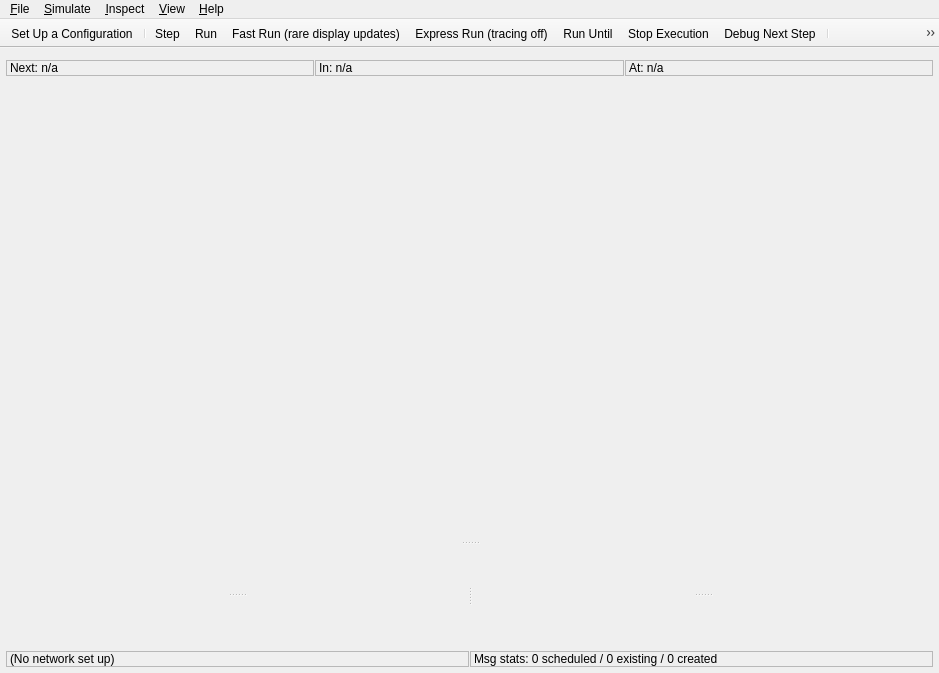
<?xml version="1.0" encoding="UTF-8"?>
<ui version="4.0">
 <class>MainWindow</class>
 <widget class="QMainWindow" name="MainWindow">
  <property name="geometry">
   <rect>
    <x>0</x>
    <y>0</y>
    <width>939</width>
    <height>673</height>
   </rect>
  </property>
  <property name="windowTitle">
   <string>OMNeT++ Qtenv</string>
  </property>
  <property name="windowIcon">
   <iconset resource="icons.qrc">
    <normaloff>:/logo/logo128m</normaloff>:/logo/logo128m</iconset>
  </property>
  <property name="autoFillBackground">
   <bool>false</bool>
  </property>
  <property name="styleSheet">
   <string notr="true">this is overwritten by Qtenv after instantiation</string>
  </property>
  <property name="unifiedTitleAndToolBarOnMac">
   <bool>false</bool>
  </property>
  <widget class="QWidget" name="centralWidget">
   <property name="sizePolicy">
    <sizepolicy hsizetype="Expanding" vsizetype="Expanding">
     <horstretch>0</horstretch>
     <verstretch>0</verstretch>
    </sizepolicy>
   </property>
   <property name="maximumSize">
    <size>
     <width>16777215</width>
     <height>16777215</height>
    </size>
   </property>
   <layout class="QVBoxLayout" name="verticalLayout">
    <property name="spacing">
     <number>6</number>
    </property>
    <property name="leftMargin">
     <number>6</number>
    </property>
    <property name="topMargin">
     <number>6</number>
    </property>
    <property name="rightMargin">
     <number>6</number>
    </property>
    <property name="bottomMargin">
     <number>6</number>
    </property>
    <item>
     <widget class="QWidget" name="toolBarArea" native="true">
      <property name="whatsThis">
       <string>The mainToolBar will be moved into this widget at runtime, along with a layout containing the animation speed slider and the event labels.</string>
      </property>
     </widget>
    </item>
    <item>
     <layout class="QHBoxLayout" name="topStatusRow">
      <property name="spacing">
       <number>1</number>
      </property>
      <item>
       <widget class="omnetpp::qtenv::ElidingLabel" name="nextEventLabel">
        <property name="styleSheet">
         <string notr="true">QLabel { border: 1px solid palette(mid); }</string>
        </property>
        <property name="text">
         <string>Next: n/a</string>
        </property>
        <property name="margin">
         <number>1</number>
        </property>
       </widget>
      </item>
      <item>
       <widget class="omnetpp::qtenv::ElidingLabel" name="nextModuleLabel">
        <property name="styleSheet">
         <string notr="true">QLabel { border: 1px solid palette(mid); }</string>
        </property>
        <property name="text">
         <string>In: n/a</string>
        </property>
        <property name="margin">
         <number>1</number>
        </property>
       </widget>
      </item>
      <item>
       <widget class="omnetpp::qtenv::ElidingLabel" name="nextTimeLabel">
        <property name="styleSheet">
         <string notr="true">QLabel { border: 1px solid palette(mid); }</string>
        </property>
        <property name="text">
         <string>At: n/a</string>
        </property>
        <property name="margin">
         <number>1</number>
        </property>
       </widget>
      </item>
     </layout>
    </item>
    <item>
     <widget class="QSplitter" name="mainSplitter">
      <property name="orientation">
       <enum>Qt::Orientation::Vertical</enum>
      </property>
      <widget class="QWidget" name="timeLine" native="true">
       <property name="sizePolicy">
        <sizepolicy hsizetype="Preferred" vsizetype="Preferred">
         <horstretch>0</horstretch>
         <verstretch>0</verstretch>
        </sizepolicy>
       </property>
      </widget>
      <widget class="QSplitter" name="splitter_3">
       <property name="sizePolicy">
        <sizepolicy hsizetype="Expanding" vsizetype="Expanding">
         <horstretch>0</horstretch>
         <verstretch>0</verstretch>
        </sizepolicy>
       </property>
       <property name="minimumSize">
        <size>
         <width>100</width>
         <height>100</height>
        </size>
       </property>
       <property name="orientation">
        <enum>Qt::Orientation::Horizontal</enum>
       </property>
       <widget class="QSplitter" name="splitter">
        <property name="sizePolicy">
         <sizepolicy hsizetype="Expanding" vsizetype="Expanding">
          <horstretch>0</horstretch>
          <verstretch>0</verstretch>
         </sizepolicy>
        </property>
        <property name="minimumSize">
         <size>
          <width>100</width>
          <height>100</height>
         </size>
        </property>
        <property name="orientation">
         <enum>Qt::Orientation::Vertical</enum>
        </property>
        <widget class="QWidget" name="treeView" native="true">
         <property name="sizePolicy">
          <sizepolicy hsizetype="Preferred" vsizetype="Preferred">
           <horstretch>0</horstretch>
           <verstretch>0</verstretch>
          </sizepolicy>
         </property>
         <property name="minimumSize">
          <size>
           <width>100</width>
           <height>100</height>
          </size>
         </property>
         <property name="contextMenuPolicy">
          <enum>Qt::ContextMenuPolicy::CustomContextMenu</enum>
         </property>
        </widget>
        <widget class="QWidget" name="objectInspector" native="true">
         <property name="sizePolicy">
          <sizepolicy hsizetype="Preferred" vsizetype="Preferred">
           <horstretch>0</horstretch>
           <verstretch>0</verstretch>
          </sizepolicy>
         </property>
         <property name="minimumSize">
          <size>
           <width>100</width>
           <height>100</height>
          </size>
         </property>
        </widget>
       </widget>
       <widget class="QSplitter" name="splitter_2">
        <property name="sizePolicy">
         <sizepolicy hsizetype="Expanding" vsizetype="Expanding">
          <horstretch>0</horstretch>
          <verstretch>0</verstretch>
         </sizepolicy>
        </property>
        <property name="minimumSize">
         <size>
          <width>100</width>
          <height>100</height>
         </size>
        </property>
        <property name="orientation">
         <enum>Qt::Orientation::Vertical</enum>
        </property>
        <widget class="QWidget" name="mainArea" native="true">
         <property name="sizePolicy">
          <sizepolicy hsizetype="Preferred" vsizetype="Preferred">
           <horstretch>0</horstretch>
           <verstretch>0</verstretch>
          </sizepolicy>
         </property>
         <property name="minimumSize">
          <size>
           <width>100</width>
           <height>100</height>
          </size>
         </property>
        </widget>
        <widget class="QWidget" name="logInspector" native="true">
         <property name="sizePolicy">
          <sizepolicy hsizetype="Preferred" vsizetype="Preferred">
           <horstretch>0</horstretch>
           <verstretch>0</verstretch>
          </sizepolicy>
         </property>
         <property name="minimumSize">
          <size>
           <width>100</width>
           <height>100</height>
          </size>
         </property>
        </widget>
       </widget>
      </widget>
     </widget>
    </item>
    <item>
     <layout class="QHBoxLayout" name="statusBar">
      <property name="spacing">
       <number>1</number>
      </property>
      <item>
       <widget class="omnetpp::qtenv::ElidingLabel" name="labelConfigName">
        <property name="toolTip">
         <string>Current inifile configuration, run number, network name, and potential scheduler information</string>
        </property>
        <property name="styleSheet">
         <string notr="true">QLabel { border: 1px solid palette(mid); }</string>
        </property>
        <property name="text">
         <string>(No network set up)</string>
        </property>
        <property name="margin">
         <number>1</number>
        </property>
       </widget>
      </item>
      <item>
       <widget class="omnetpp::qtenv::ElidingLabel" name="labelMessageStats">
        <property name="toolTip">
         <string>Number of events (messages) currently scheduled /
Number of existing message objects, including scheduled ones /
Total number of messages created since start of the simulation</string>
        </property>
        <property name="styleSheet">
         <string notr="true">QLabel { border: 1px solid palette(mid); }</string>
        </property>
        <property name="text">
         <string>Msg stats: 0 scheduled / 0 existing / 0 created</string>
        </property>
        <property name="margin">
         <number>1</number>
        </property>
       </widget>
      </item>
     </layout>
    </item>
   </layout>
  </widget>
  <widget class="QMenuBar" name="menuBar">
   <property name="geometry">
    <rect>
     <x>0</x>
     <y>0</y>
     <width>939</width>
     <height>30</height>
    </rect>
   </property>
   <widget class="QMenu" name="menuFile">
    <property name="title">
     <string>&amp;File</string>
    </property>
    <addaction name="actionSetUpConfiguration"/>
    <addaction name="separator"/>
    <addaction name="actionLoadNedFile"/>
    <addaction name="actionSetUpUnconfiguredNetwork"/>
    <addaction name="separator"/>
    <addaction name="actionOpenPrimaryIniFile"/>
    <addaction name="separator"/>
    <addaction name="actionCreate_Snapshot"/>
    <addaction name="separator"/>
    <addaction name="actionPreferences"/>
    <addaction name="separator"/>
    <addaction name="actionQuit"/>
   </widget>
   <widget class="QMenu" name="menuSimulate">
    <property name="title">
     <string>&amp;Simulate</string>
    </property>
    <addaction name="actionOneStep"/>
    <addaction name="separator"/>
    <addaction name="actionRun"/>
    <addaction name="actionFastRun"/>
    <addaction name="actionExpressRun"/>
    <addaction name="actionRunUntil"/>
    <addaction name="separator"/>
    <addaction name="actionDebugNow"/>
    <addaction name="actionDebugNextEvent"/>
    <addaction name="actionDebugOnErrors"/>
    <addaction name="separator"/>
    <addaction name="actionStop"/>
    <addaction name="separator"/>
    <addaction name="actionEventlogRecording"/>
    <addaction name="actionRecordVideo"/>
    <addaction name="separator"/>
    <addaction name="actionConcludeSimulation"/>
    <addaction name="actionRebuildNetwork"/>
   </widget>
   <widget class="QMenu" name="menuInspect">
    <property name="title">
     <string>&amp;Inspect</string>
    </property>
    <widget class="QMenu" name="menuAvailable_Components">
     <property name="title">
      <string>Available &amp;Components</string>
     </property>
     <addaction name="actionNedComponentTypes"/>
     <addaction name="actionRegisteredClasses"/>
     <addaction name="actionClassDescriptors"/>
     <addaction name="actionNED_Functions"/>
     <addaction name="actionRegistered_Enums"/>
     <addaction name="actionSupportedConfigurationOption"/>
     <addaction name="actionResultFilters"/>
     <addaction name="actionResultRecorders"/>
     <addaction name="actionMessagePrinters"/>
    </widget>
    <addaction name="actionNetwork"/>
    <addaction name="actionScheduledEvents"/>
    <addaction name="actionSimulation"/>
    <addaction name="separator"/>
    <addaction name="menuAvailable_Components"/>
    <addaction name="separator"/>
    <addaction name="actionFindInspectObjects"/>
    <addaction name="actionInspectByPointer"/>
    <addaction name="separator"/>
    <addaction name="actionSimulationInfo"/>
   </widget>
   <widget class="QMenu" name="menuView">
    <property name="title">
     <string>&amp;View</string>
    </property>
    <addaction name="actionStatusDetails"/>
    <addaction name="actionTimeline"/>
    <addaction name="actionShowAnimationParams"/>
    <addaction name="separator"/>
    <addaction name="actionFlipWindowLayout"/>
    <addaction name="separator"/>
   </widget>
   <widget class="QMenu" name="menuHelp">
    <property name="title">
     <string>&amp;Help</string>
    </property>
    <addaction name="actionAbout_OMNeT_Qtenv"/>
   </widget>
   <addaction name="menuFile"/>
   <addaction name="menuSimulate"/>
   <addaction name="menuInspect"/>
   <addaction name="menuView"/>
   <addaction name="menuHelp"/>
  </widget>
  <widget class="QToolBar" name="mainToolBar">
   <property name="contextMenuPolicy">
    <enum>Qt::ContextMenuPolicy::NoContextMenu</enum>
   </property>
   <property name="windowTitle">
    <string>Qtenv toolbar</string>
   </property>
   <property name="layoutDirection">
    <enum>Qt::LayoutDirection::LeftToRight</enum>
   </property>
   <property name="movable">
    <bool>false</bool>
   </property>
   <property name="allowedAreas">
    <set>Qt::ToolBarArea::TopToolBarArea</set>
   </property>
   <property name="floatable">
    <bool>false</bool>
   </property>
   <attribute name="toolBarArea">
    <enum>TopToolBarArea</enum>
   </attribute>
   <attribute name="toolBarBreak">
    <bool>false</bool>
   </attribute>
   <addaction name="actionSetUpConfiguration"/>
   <addaction name="separator"/>
   <addaction name="actionOneStep"/>
   <addaction name="actionRun"/>
   <addaction name="actionFastRun"/>
   <addaction name="actionExpressRun"/>
   <addaction name="actionRunUntil"/>
   <addaction name="actionStop"/>
   <addaction name="actionDebugNextEvent"/>
   <addaction name="separator"/>
   <addaction name="actionConcludeSimulation"/>
   <addaction name="actionRebuildNetwork"/>
   <addaction name="separator"/>
   <addaction name="actionEventlogRecording"/>
   <addaction name="actionDebugOnErrors"/>
   <addaction name="separator"/>
   <addaction name="actionFindInspectObjects"/>
   <addaction name="separator"/>
   <addaction name="actionVerticalLayout"/>
   <addaction name="actionHorizontalLayout"/>
   <addaction name="actionTimeline"/>
   <addaction name="separator"/>
   <addaction name="actionPreferences"/>
   <addaction name="separator"/>
   <addaction name="actionRecordVideo"/>
   <addaction name="actionShowAnimationParams"/>
  </widget>
  <action name="actionQuit">
   <property name="text">
    <string>E&amp;xit</string>
   </property>
   <property name="shortcut">
    <string>Ctrl+Q</string>
   </property>
   <property name="shortcutContext">
    <enum>Qt::ShortcutContext::ApplicationShortcut</enum>
   </property>
  </action>
  <action name="actionOneStep">
   <property name="checkable">
    <bool>true</bool>
   </property>
   <property name="icon">
    <iconset resource="icons.qrc">
     <normaloff>:/tools/step</normaloff>:/tools/step</iconset>
   </property>
   <property name="text">
    <string>&amp;Step</string>
   </property>
   <property name="toolTip">
    <string>Step: Do one event with animation (F4)</string>
   </property>
   <property name="shortcut">
    <string>F4</string>
   </property>
   <property name="shortcutContext">
    <enum>Qt::ShortcutContext::ApplicationShortcut</enum>
   </property>
  </action>
  <action name="actionRun">
   <property name="checkable">
    <bool>true</bool>
   </property>
   <property name="icon">
    <iconset resource="icons.qrc">
     <normaloff>:/tools/run</normaloff>:/tools/run</iconset>
   </property>
   <property name="text">
    <string>&amp;Run</string>
   </property>
   <property name="toolTip">
    <string>Run with full animation (F5)</string>
   </property>
   <property name="shortcut">
    <string>F5</string>
   </property>
   <property name="shortcutContext">
    <enum>Qt::ShortcutContext::ApplicationShortcut</enum>
   </property>
  </action>
  <action name="actionSetUpConfiguration">
   <property name="icon">
    <iconset resource="icons.qrc">
     <normaloff>:/tools/newrun</normaloff>:/tools/newrun</iconset>
   </property>
   <property name="text">
    <string>&amp;Set Up a Configuration...</string>
   </property>
   <property name="toolTip">
    <string>Set up an inifile configuration</string>
   </property>
  </action>
  <action name="actionStop">
   <property name="icon">
    <iconset resource="icons.qrc">
     <normaloff>:/tools/stop</normaloff>:/tools/stop</iconset>
   </property>
   <property name="text">
    <string>S&amp;top Execution</string>
   </property>
   <property name="toolTip">
    <string>Stop running simulation (F8)</string>
   </property>
   <property name="shortcut">
    <string>F8</string>
   </property>
   <property name="shortcutContext">
    <enum>Qt::ShortcutContext::ApplicationShortcut</enum>
   </property>
  </action>
  <action name="actionFastRun">
   <property name="checkable">
    <bool>true</bool>
   </property>
   <property name="icon">
    <iconset resource="icons.qrc">
     <normaloff>:/tools/fast</normaloff>:/tools/fast</iconset>
   </property>
   <property name="text">
    <string>&amp;Fast Run (rare display updates)</string>
   </property>
   <property name="toolTip">
    <string>Fast Run: no animation, rare inspector updates (F6)</string>
   </property>
   <property name="shortcut">
    <string>F6</string>
   </property>
   <property name="shortcutContext">
    <enum>Qt::ShortcutContext::ApplicationShortcut</enum>
   </property>
  </action>
  <action name="actionExpressRun">
   <property name="checkable">
    <bool>true</bool>
   </property>
   <property name="icon">
    <iconset resource="icons.qrc">
     <normaloff>:/tools/express</normaloff>:/tools/express</iconset>
   </property>
   <property name="text">
    <string>E&amp;xpress Run (tracing off)</string>
   </property>
   <property name="toolTip">
    <string>Express Run: no log, animation, or inspector updates (F7)</string>
   </property>
   <property name="shortcut">
    <string>F7</string>
   </property>
   <property name="shortcutContext">
    <enum>Qt::ShortcutContext::ApplicationShortcut</enum>
   </property>
  </action>
  <action name="actionRunUntil">
   <property name="checkable">
    <bool>true</bool>
   </property>
   <property name="icon">
    <iconset resource="icons.qrc">
     <normaloff>:/tools/until</normaloff>:/tools/until</iconset>
   </property>
   <property name="text">
    <string>Run &amp;Until...</string>
   </property>
   <property name="toolTip">
    <string>Run until time or event number (Ctrl+F5)</string>
   </property>
   <property name="shortcut">
    <string>Ctrl+F5</string>
   </property>
   <property name="shortcutContext">
    <enum>Qt::ShortcutContext::ApplicationShortcut</enum>
   </property>
  </action>
  <action name="actionLoadNedFile">
   <property name="icon">
    <iconset resource="icons.qrc">
     <normaloff>:/tools/loadned</normaloff>:/tools/loadned</iconset>
   </property>
   <property name="text">
    <string>&amp;Load NED File...</string>
   </property>
   <property name="toolTip">
    <string>Load NED file for compound module definitions</string>
   </property>
  </action>
  <action name="actionConcludeSimulation">
   <property name="icon">
    <iconset resource="icons.qrc">
     <normaloff>:/tools/finish</normaloff>:/tools/finish</iconset>
   </property>
   <property name="text">
    <string>&amp;Conclude Simulation</string>
   </property>
   <property name="toolTip">
    <string>Conclude simulation</string>
   </property>
  </action>
  <action name="actionEventlogRecording">
   <property name="checkable">
    <bool>true</bool>
   </property>
   <property name="icon">
    <iconset resource="icons.qrc">
     <normaloff>:/tools/recordeventlog</normaloff>:/tools/recordeventlog</iconset>
   </property>
   <property name="text">
    <string>&amp;Eventlog Recording</string>
   </property>
   <property name="toolTip">
    <string>Eventlog recording on/off (Ctrl+G)</string>
   </property>
   <property name="shortcut">
    <string>Ctrl+G</string>
   </property>
  </action>
  <action name="actionFindInspectObjects">
   <property name="icon">
    <iconset resource="icons.qrc">
     <normaloff>:/tools/findobj</normaloff>:/tools/findobj</iconset>
   </property>
   <property name="text">
    <string>&amp;Find/Inspect Objects...</string>
   </property>
   <property name="toolTip">
    <string>Find and inspect modules, messages, queues and other objects (Ctrl+S)</string>
   </property>
   <property name="shortcut">
    <string>Ctrl+S</string>
   </property>
  </action>
  <action name="actionVerticalLayout">
   <property name="checkable">
    <bool>true</bool>
   </property>
   <property name="checked">
    <bool>false</bool>
   </property>
   <property name="icon">
    <iconset resource="icons.qrc">
     <normaloff>:/tools/vertical</normaloff>:/tools/vertical</iconset>
   </property>
   <property name="text">
    <string>Vertical Main Window Layout</string>
   </property>
   <property name="toolTip">
    <string>Vertical main window layout</string>
   </property>
  </action>
  <action name="actionHorizontalLayout">
   <property name="checkable">
    <bool>true</bool>
   </property>
   <property name="icon">
    <iconset resource="icons.qrc">
     <normaloff>:/tools/horizontal</normaloff>:/tools/horizontal</iconset>
   </property>
   <property name="text">
    <string>Horizontal Main Window Layout</string>
   </property>
  </action>
  <action name="actionTimeline">
   <property name="checkable">
    <bool>true</bool>
   </property>
   <property name="checked">
    <bool>false</bool>
   </property>
   <property name="icon">
    <iconset resource="icons.qrc">
     <normaloff>:/tools/fes</normaloff>:/tools/fes</iconset>
   </property>
   <property name="text">
    <string>&amp;Timeline</string>
   </property>
   <property name="toolTip">
    <string>Show/hide timeline (Ctrl+Shift+T)</string>
   </property>
   <property name="shortcut">
    <string>Ctrl+Shift+T</string>
   </property>
  </action>
  <action name="actionPreferences">
   <property name="icon">
    <iconset resource="icons.qrc">
     <normaloff>:/tools/config</normaloff>:/tools/config</iconset>
   </property>
   <property name="text">
    <string>&amp;Preferences...</string>
   </property>
  </action>
  <action name="actionSetUpUnconfiguredNetwork">
   <property name="text">
    <string>Set Up an &amp;Unconfigured Network...</string>
   </property>
  </action>
  <action name="actionOpenPrimaryIniFile">
   <property name="text">
    <string>Open Primary &amp;Ini File</string>
   </property>
  </action>
  <action name="actionCreate_Snapshot">
   <property name="text">
    <string>&amp;Create Snapshot...</string>
   </property>
  </action>
  <action name="actionDebugNextEvent">
   <property name="icon">
    <iconset resource="icons.qrc">
     <normaloff>:/tools/debugnextevent</normaloff>:/tools/debugnextevent</iconset>
   </property>
   <property name="text">
    <string>&amp;Debug Next Step</string>
   </property>
   <property name="shortcut">
    <string>Ctrl+F9</string>
   </property>
  </action>
  <action name="actionRebuildNetwork">
   <property name="icon">
    <iconset resource="icons.qrc">
     <normaloff>:/tools/rebuild</normaloff>:/tools/rebuild</iconset>
   </property>
   <property name="text">
    <string>Re&amp;build Network</string>
   </property>
   <property name="toolTip">
    <string>Rebuild network</string>
   </property>
   <property name="shortcut">
    <string>Ctrl+Shift+R</string>
   </property>
  </action>
  <action name="actionNetwork">
   <property name="text">
    <string>&amp;Network</string>
   </property>
  </action>
  <action name="actionScheduledEvents">
   <property name="text">
    <string>Scheduled &amp;Events (FES)</string>
   </property>
  </action>
  <action name="actionSimulation">
   <property name="text">
    <string>&amp;Simulation</string>
   </property>
  </action>
  <action name="actionNedComponentTypes">
   <property name="text">
    <string>NED Component &amp;Types</string>
   </property>
  </action>
  <action name="actionRegisteredClasses">
   <property name="text">
    <string>Registered &amp;Classes</string>
   </property>
  </action>
  <action name="actionNED_Functions">
   <property name="text">
    <string>NED &amp;Functions</string>
   </property>
  </action>
  <action name="actionRegistered_Enums">
   <property name="text">
    <string>Registered &amp;Enums</string>
   </property>
  </action>
  <action name="actionSupportedConfigurationOption">
   <property name="text">
    <string>Supported Configuration &amp;Options</string>
   </property>
  </action>
  <action name="actionInspectByPointer">
   <property name="text">
    <string>Inspect by &amp;Pointer...</string>
   </property>
  </action>
  <action name="actionStatusDetails">
   <property name="checkable">
    <bool>true</bool>
   </property>
   <property name="text">
    <string>&amp;Status Details</string>
   </property>
   <property name="shortcut">
    <string>Ctrl+D</string>
   </property>
  </action>
  <action name="actionFlipWindowLayout">
   <property name="text">
    <string>&amp;Flip Window Layout</string>
   </property>
  </action>
  <action name="actionAbout_OMNeT_Qtenv">
   <property name="text">
    <string>&amp;About OMNeT++/Qtenv</string>
   </property>
  </action>
  <action name="actionRecordVideo">
   <property name="checkable">
    <bool>true</bool>
   </property>
   <property name="icon">
    <iconset resource="icons.qrc">
     <normaloff>:/tools/recordvideo</normaloff>:/tools/recordvideo</iconset>
   </property>
   <property name="text">
    <string>&amp;Video Recording</string>
   </property>
   <property name="toolTip">
    <string>Record Video (Ctrl+Shift+M)</string>
   </property>
   <property name="shortcut">
    <string>Ctrl+Shift+M</string>
   </property>
  </action>
  <action name="actionShowAnimationParams">
   <property name="checkable">
    <bool>true</bool>
   </property>
   <property name="icon">
    <iconset resource="icons.qrc">
     <normaloff>:/tools/props</normaloff>:/tools/props</iconset>
   </property>
   <property name="text">
    <string>Animation Parameters</string>
   </property>
   <property name="toolTip">
    <string>Show Animation Parameters (Ctrl+N)</string>
   </property>
   <property name="shortcut">
    <string>Ctrl+N</string>
   </property>
  </action>
  <action name="actionDebugOnErrors">
   <property name="checkable">
    <bool>true</bool>
   </property>
   <property name="icon">
    <iconset resource="icons.qrc">
     <normaloff>:/tools/debugger</normaloff>:/tools/debugger</iconset>
   </property>
   <property name="text">
    <string>Debug On Errors</string>
   </property>
   <property name="toolTip">
    <string>Break into the debugger upon runtime errors</string>
   </property>
  </action>
  <action name="actionClassDescriptors">
   <property name="text">
    <string>Class &amp;Descriptors</string>
   </property>
   <property name="toolTip">
    <string>Class Descriptors</string>
   </property>
  </action>
  <action name="actionResultFilters">
   <property name="text">
    <string>Result Fi&amp;lters</string>
   </property>
   <property name="toolTip">
    <string>Result Filters</string>
   </property>
  </action>
  <action name="actionResultRecorders">
   <property name="text">
    <string>Result &amp;Recorders</string>
   </property>
   <property name="toolTip">
    <string>Result Recorders</string>
   </property>
  </action>
  <action name="actionMessagePrinters">
   <property name="text">
    <string>Message &amp;Printers</string>
   </property>
   <property name="toolTip">
    <string>Message Printers</string>
   </property>
  </action>
  <action name="actionDebugNow">
   <property name="text">
    <string>Break into Debugger</string>
   </property>
  </action>
  <action name="actionSimulationInfo">
   <property name="text">
    <string>&amp;Show Simulation Info</string>
   </property>
   <property name="toolTip">
    <string>Show information about the current simulation</string>
   </property>
  </action>
 </widget>
 <layoutdefault spacing="6" margin="11"/>
 <customwidgets>
  <customwidget>
   <class>omnetpp::qtenv::ElidingLabel</class>
   <extends>QLabel</extends>
   <header>elidinglabel.h</header>
  </customwidget>
 </customwidgets>
 <resources>
  <include location="icons.qrc"/>
 </resources>
 <connections/>
</ui>
